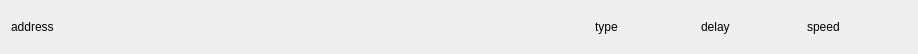
<?xml version="1.0" encoding="UTF-8"?>
<ui version="4.0">
 <class>sourceInformationWidget</class>
 <widget class="QWidget" name="sourceInformationWidget">
  <property name="geometry">
   <rect>
    <x>0</x>
    <y>0</y>
    <width>918</width>
    <height>54</height>
   </rect>
  </property>
  <property name="windowTitle">
   <string>Form</string>
  </property>
  <layout class="QHBoxLayout" name="horizontalLayout">
   <item>
    <widget class="QLabel" name="address_Label">
     <property name="styleSheet">
      <string notr="true"/>
     </property>
     <property name="text">
      <string>address</string>
     </property>
    </widget>
   </item>
   <item>
    <widget class="QLabel" name="type_Label">
     <property name="maximumSize">
      <size>
       <width>100</width>
       <height>16777215</height>
      </size>
     </property>
     <property name="styleSheet">
      <string notr="true"/>
     </property>
     <property name="text">
      <string>type</string>
     </property>
    </widget>
   </item>
   <item>
    <widget class="QLabel" name="delay_Label">
     <property name="maximumSize">
      <size>
       <width>100</width>
       <height>16777215</height>
      </size>
     </property>
     <property name="styleSheet">
      <string notr="true"/>
     </property>
     <property name="text">
      <string>delay</string>
     </property>
    </widget>
   </item>
   <item>
    <widget class="QLabel" name="spend_Label">
     <property name="maximumSize">
      <size>
       <width>100</width>
       <height>16777215</height>
      </size>
     </property>
     <property name="styleSheet">
      <string notr="true"/>
     </property>
     <property name="text">
      <string>speed</string>
     </property>
    </widget>
   </item>
  </layout>
 </widget>
 <resources/>
 <connections/>
</ui>
